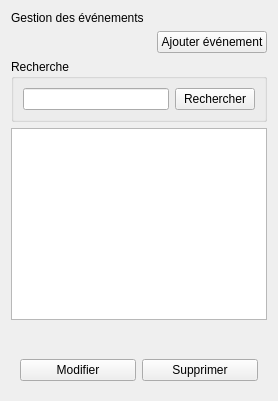
      <widget class="QWidget" name="page_13">
       <layout class="QGridLayout" name="gridLayout_11">
        <item row="0" column="0" colspan="2">
         <widget class="QLabel" name="label_248">
          <property name="styleSheet">
           <string notr="true">font: 22pt &quot;Nunito Sans&quot;;</string>
          </property>
          <property name="text">
           <string>Gestion des événements</string>
          </property>
         </widget>
        </item>
        <item row="1" column="0">
         <layout class="QHBoxLayout" name="horizontalLayout_115">
          <item>
           <spacer name="horizontalSpacer_47">
            <property name="orientation">
             <enum>Qt::Horizontal</enum>
            </property>
            <property name="sizeHint" stdset="0">
             <size>
              <width>40</width>
              <height>20</height>
             </size>
            </property>
           </spacer>
          </item>
         </layout>
        </item>
        <item row="1" column="1">
         <widget class="QPushButton" name="pushButton_Ajoutevent">
          <property name="text">
           <string>Ajouter événement</string>
          </property>
         </widget>
        </item>
        <item row="2" column="0" colspan="2">
         <widget class="QGroupBox" name="groupBox_103">
          <property name="title">
           <string>Recherche</string>
          </property>
          <layout class="QHBoxLayout" name="horizontalLayout_113">
           <item>
            <widget class="QLineEdit" name="lineEdit_88"/>
           </item>
           <item>
            <widget class="QPushButton" name="pushButton_rechercheevent">
             <property name="text">
              <string>Rechercher</string>
             </property>
            </widget>
           </item>
          </layout>
         </widget>
        </item>
        <item row="3" column="0" colspan="2">
         <widget class="QTableView" name="tableView_colis_5"/>
        </item>
        <item row="4" column="0" colspan="2">
         <widget class="QWidget" name="horizontalLayout_112" native="true">
          <layout class="QHBoxLayout" name="horizontalLayout_100"/>
         </widget>
        </item>
        <item row="5" column="0" colspan="2">
         <widget class="QWidget" name="groupBox_117" native="true">
          <layout class="QHBoxLayout" name="horizontalLayout_114">
           <item>
            <widget class="QPushButton" name="pushButton_modifierevent">
             <property name="text">
              <string>Modifier</string>
             </property>
            </widget>
           </item>
           <item>
            <widget class="QPushButton" name="pushButton_supprimerevent">
             <property name="text">
              <string>Supprimer</string>
             </property>
            </widget>
           </item>
          </layout>
         </widget>
        </item>
       </layout>
      </widget>
